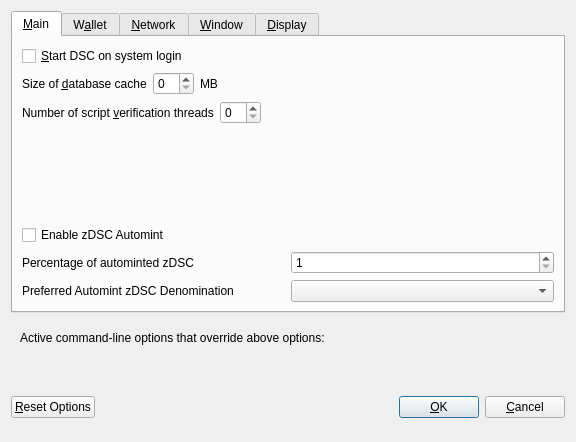
<?xml version="1.0" encoding="UTF-8"?>
<ui version="4.0">
 <class>OptionsDialog</class>
 <widget class="QDialog" name="OptionsDialog">
  <property name="geometry">
   <rect>
    <x>0</x>
    <y>0</y>
    <width>576</width>
    <height>442</height>
   </rect>
  </property>
  <property name="windowTitle">
   <string>Options</string>
  </property>
  <property name="modal">
   <bool>true</bool>
  </property>
  <layout class="QVBoxLayout" name="verticalLayout">
   <item>
    <widget class="QTabWidget" name="tabWidget">
     <property name="currentIndex">
      <number>0</number>
     </property>
     <widget class="QWidget" name="tabMain">
      <attribute name="title">
       <string>&amp;Main</string>
      </attribute>
      <layout class="QVBoxLayout" name="verticalLayout_Main">
       <item>
        <widget class="QCheckBox" name="bitcoinAtStartup">
         <property name="toolTip">
          <string>Automatically start DSC after logging in to the system.</string>
         </property>
         <property name="text">
          <string>&amp;Start DSC on system login</string>
         </property>
        </widget>
       </item>
       <item>
        <layout class="QHBoxLayout" name="horizontalLayout_2_Main">
         <item>
          <widget class="QLabel" name="databaseCacheLabel">
           <property name="text">
            <string>Size of &amp;database cache</string>
           </property>
           <property name="textFormat">
            <enum>Qt::PlainText</enum>
           </property>
           <property name="buddy">
            <cstring>databaseCache</cstring>
           </property>
          </widget>
         </item>
         <item>
          <widget class="QSpinBox" name="databaseCache"/>
         </item>
         <item>
          <widget class="QLabel" name="databaseCacheUnitLabel">
           <property name="text">
            <string>MB</string>
           </property>
           <property name="textFormat">
            <enum>Qt::PlainText</enum>
           </property>
          </widget>
         </item>
         <item>
          <spacer name="horizontalSpacer_2_Main">
           <property name="orientation">
            <enum>Qt::Horizontal</enum>
           </property>
           <property name="sizeHint" stdset="0">
            <size>
             <width>40</width>
             <height>20</height>
            </size>
           </property>
          </spacer>
         </item>
        </layout>
       </item>
       <item>
        <layout class="QHBoxLayout" name="horizontalLayout_3_Main">
         <item>
          <widget class="QLabel" name="threadsScriptVerifLabel">
           <property name="text">
            <string>Number of script &amp;verification threads</string>
           </property>
           <property name="textFormat">
            <enum>Qt::PlainText</enum>
           </property>
           <property name="buddy">
            <cstring>threadsScriptVerif</cstring>
           </property>
          </widget>
         </item>
         <item>
          <widget class="QSpinBox" name="threadsScriptVerif">
           <property name="toolTip">
            <string>(0 = auto, &lt;0 = leave that many cores free)</string>
           </property>
          </widget>
         </item>
         <item>
          <spacer name="horizontalSpacer_3_Main">
           <property name="orientation">
            <enum>Qt::Horizontal</enum>
           </property>
           <property name="sizeHint" stdset="0">
            <size>
             <width>40</width>
             <height>20</height>
            </size>
           </property>
          </spacer>
         </item>
        </layout>
       </item>
       <item>
        <spacer name="verticalSpacer_2">
         <property name="orientation">
          <enum>Qt::Vertical</enum>
         </property>
         <property name="sizeHint" stdset="0">
          <size>
           <width>20</width>
           <height>40</height>
          </size>
         </property>
        </spacer>
       </item>
       <item>
        <widget class="QCheckBox" name="checkBoxZeromintEnable">
         <property name="toolTip">
          <string>Enable automatic minting of DSC units to zDSC</string>
         </property>
         <property name="layoutDirection">
          <enum>Qt::LeftToRight</enum>
         </property>
         <property name="text">
          <string>Enable zDSC Automint</string>
         </property>
        </widget>
       </item>
       <item>
        <layout class="QHBoxLayout" name="horizontalLayout_3">
         <item>
          <widget class="QLabel" name="percentage_label">
           <property name="toolTip">
            <string>Percentage of incoming DSC which get automatically converted to zDSC via Zerocoin Protocol (min: 10%)</string>
           </property>
           <property name="text">
            <string>Percentage of autominted zDSC</string>
           </property>
          </widget>
         </item>
         <item>
          <widget class="QSpinBox" name="zeromintPercentage">
           <property name="minimum">
            <number>1</number>
           </property>
           <property name="maximum">
            <number>100</number>
           </property>
          </widget>
         </item>
        </layout>
       </item>
       <item>
        <layout class="QHBoxLayout" name="horizontalLayout" stretch="0,0">
         <property name="sizeConstraint">
          <enum>QLayout::SetFixedSize</enum>
         </property>
         <item>
          <widget class="QLabel" name="labelPreferredDenom">
           <property name="maximumSize">
            <size>
             <width>16777215</width>
             <height>16777215</height>
            </size>
           </property>
           <property name="toolTip">
            <string>Wait with automatic conversion to Zerocoin until enough DSC for this denomination is available</string>
           </property>
           <property name="text">
            <string>Preferred Automint zDSC Denomination</string>
           </property>
          </widget>
         </item>
         <item>
          <widget class="QComboBox" name="preferredDenom">
           <property name="maximumSize">
            <size>
             <width>16777215</width>
             <height>27</height>
            </size>
           </property>
           <property name="toolTip">
            <string>Wait with automatic conversion to Zerocoin until enough DSC for this denomination is available</string>
           </property>
           <property name="maxVisibleItems">
            <number>9</number>
           </property>
           <property name="maxCount">
            <number>9</number>
           </property>
          </widget>
         </item>
        </layout>
       </item>
      </layout>
     </widget>
     <widget class="QWidget" name="tabWallet">
      <attribute name="title">
       <string>W&amp;allet</string>
      </attribute>
      <layout class="QVBoxLayout" name="verticalLayout_Wallet">
       <item>
        <layout class="QHBoxLayout" name="horizontalLayout_2_Wallet">
         <item>
          <widget class="QLabel" name="labelStakeSplitThresholdText">
           <property name="text">
            <string>Stake split threshold:</string>
           </property>
          </widget>
         </item>
         <item>
          <widget class="QSpinBox" name="spinBoxStakeSplitThreshold">
           <property name="minimum">
            <number>1</number>
           </property>
           <property name="maximum">
            <number>999999</number>
           </property>
          </widget>
         </item>
        </layout>
       </item>
       <item>
        <widget class="QGroupBox" name="groupBox">
         <property name="title">
          <string>Expert</string>
         </property>
         <layout class="QVBoxLayout" name="verticalLayout_2">
          <item>
           <widget class="QCheckBox" name="coinControlFeatures">
            <property name="toolTip">
             <string>Whether to show coin control features or not.</string>
            </property>
            <property name="text">
             <string>Enable coin &amp;control features</string>
            </property>
           </widget>
          </item>
          <item>
           <widget class="QCheckBox" name="showMasternodesTab">
            <property name="toolTip">
             <string>Show additional tab listing all your masternodes in first sub-tab&lt;br/&gt;and all masternodes on the network in second sub-tab.</string>
            </property>
            <property name="text">
             <string>Show Masternodes Tab</string>
            </property>
           </widget>
          </item>
          <item>
           <widget class="QCheckBox" name="spendZeroConfChange">
            <property name="toolTip">
             <string>If you disable the spending of unconfirmed change, the change from a transaction&lt;br/&gt;cannot be used until that transaction has at least one confirmation.&lt;br/&gt;This also affects how your balance is computed.</string>
            </property>
            <property name="text">
             <string>&amp;Spend unconfirmed change</string>
            </property>
           </widget>
          </item>
         </layout>
        </widget>
       </item>
       <item>
        <spacer name="verticalSpacer_Wallet">
         <property name="orientation">
          <enum>Qt::Vertical</enum>
         </property>
         <property name="sizeHint" stdset="0">
          <size>
           <width>20</width>
           <height>40</height>
          </size>
         </property>
        </spacer>
       </item>
      </layout>
     </widget>
     <widget class="QWidget" name="tabNetwork">
      <attribute name="title">
       <string>&amp;Network</string>
      </attribute>
      <layout class="QVBoxLayout" name="verticalLayout_Network">
       <item>
        <widget class="QCheckBox" name="mapPortUpnp">
         <property name="toolTip">
          <string>Automatically open the DSC client port on the router. This only works when your router supports UPnP and it is enabled.</string>
         </property>
         <property name="text">
          <string>Map port using &amp;UPnP</string>
         </property>
        </widget>
       </item>
       <item>
        <widget class="QCheckBox" name="allowIncoming">
         <property name="toolTip">
          <string>Accept connections from outside</string>
         </property>
         <property name="text">
          <string>Allow incoming connections</string>
         </property>
        </widget>
       </item>
       <item>
        <widget class="QCheckBox" name="connectSocks">
         <property name="toolTip">
          <string>Connect to the DSC network through a SOCKS5 proxy.</string>
         </property>
         <property name="text">
          <string>&amp;Connect through SOCKS5 proxy (default proxy):</string>
         </property>
        </widget>
       </item>
       <item>
        <layout class="QHBoxLayout" name="horizontalLayout_1_Network">
         <item>
          <widget class="QLabel" name="proxyIpLabel">
           <property name="text">
            <string>Proxy &amp;IP:</string>
           </property>
           <property name="textFormat">
            <enum>Qt::PlainText</enum>
           </property>
           <property name="buddy">
            <cstring>proxyIp</cstring>
           </property>
          </widget>
         </item>
         <item>
          <widget class="QValidatedLineEdit" name="proxyIp">
           <property name="minimumSize">
            <size>
             <width>140</width>
             <height>0</height>
            </size>
           </property>
           <property name="maximumSize">
            <size>
             <width>140</width>
             <height>16777215</height>
            </size>
           </property>
           <property name="toolTip">
            <string>IP address of the proxy (e.g. IPv4: 127.0.0.1 / IPv6: ::1)</string>
           </property>
          </widget>
         </item>
         <item>
          <widget class="QLabel" name="proxyPortLabel">
           <property name="text">
            <string>&amp;Port:</string>
           </property>
           <property name="textFormat">
            <enum>Qt::PlainText</enum>
           </property>
           <property name="buddy">
            <cstring>proxyPort</cstring>
           </property>
          </widget>
         </item>
         <item>
          <widget class="QLineEdit" name="proxyPort">
           <property name="minimumSize">
            <size>
             <width>55</width>
             <height>0</height>
            </size>
           </property>
           <property name="maximumSize">
            <size>
             <width>55</width>
             <height>16777215</height>
            </size>
           </property>
           <property name="toolTip">
            <string>Port of the proxy (e.g. 9050)</string>
           </property>
          </widget>
         </item>
         <item>
          <spacer name="horizontalSpacer_1_Network">
           <property name="orientation">
            <enum>Qt::Horizontal</enum>
           </property>
           <property name="sizeHint" stdset="0">
            <size>
             <width>40</width>
             <height>20</height>
            </size>
           </property>
          </spacer>
         </item>
        </layout>
       </item>
       <item>
        <spacer name="verticalSpacer_Network">
         <property name="orientation">
          <enum>Qt::Vertical</enum>
         </property>
         <property name="sizeHint" stdset="0">
          <size>
           <width>20</width>
           <height>40</height>
          </size>
         </property>
        </spacer>
       </item>
      </layout>
     </widget>
     <widget class="QWidget" name="tabWindow">
      <attribute name="title">
       <string>&amp;Window</string>
      </attribute>
      <layout class="QVBoxLayout" name="verticalLayout_Window">
       <item>
        <widget class="QCheckBox" name="minimizeToTray">
         <property name="toolTip">
          <string>Show only a tray icon after minimizing the window.</string>
         </property>
         <property name="text">
          <string>&amp;Minimize to the tray instead of the taskbar</string>
         </property>
        </widget>
       </item>
       <item>
        <widget class="QCheckBox" name="minimizeOnClose">
         <property name="toolTip">
          <string>Minimize instead of exit the application when the window is closed. When this option is enabled, the application will be closed only after selecting Quit in the menu.</string>
         </property>
         <property name="text">
          <string>M&amp;inimize on close</string>
         </property>
        </widget>
       </item>
       <item>
        <spacer name="verticalSpacer_Window">
         <property name="orientation">
          <enum>Qt::Vertical</enum>
         </property>
         <property name="sizeHint" stdset="0">
          <size>
           <width>20</width>
           <height>40</height>
          </size>
         </property>
        </spacer>
       </item>
      </layout>
     </widget>
     <widget class="QWidget" name="tabDisplay">
      <attribute name="title">
       <string>&amp;Display</string>
      </attribute>
      <layout class="QVBoxLayout" name="verticalLayout_Display">
       <item>
        <layout class="QHBoxLayout" name="horizontalLayout_1_Display">
         <item>
          <widget class="QLabel" name="langLabel">
           <property name="text">
            <string>User Interface &amp;language:</string>
           </property>
           <property name="textFormat">
            <enum>Qt::PlainText</enum>
           </property>
           <property name="buddy">
            <cstring>lang</cstring>
           </property>
          </widget>
         </item>
         <item>
          <widget class="QValueComboBox" name="lang">
           <property name="toolTip">
            <string>The user interface language can be set here. This setting will take effect after restarting DSC.</string>
           </property>
          </widget>
         </item>
        </layout>
       </item>
       <item>
        <widget class="QLabel" name="label_3">
         <property name="toolTip">
          <string notr="true"/>
         </property>
         <property name="statusTip">
          <string notr="true"/>
         </property>
         <property name="whatsThis">
          <string notr="true"/>
         </property>
         <property name="accessibleName">
          <string notr="true"/>
         </property>
         <property name="text">
          <string>Language missing or translation incomplete? Help contributing translations here:
https://www.transifex.com/dsc-project/dsc-project-translations</string>
         </property>
         <property name="wordWrap">
          <bool>true</bool>
         </property>
         <property name="openExternalLinks">
          <bool>true</bool>
         </property>
         <property name="textInteractionFlags">
          <set>Qt::TextBrowserInteraction</set>
         </property>
        </widget>
       </item>
       <item>
        <layout class="QHBoxLayout" name="horizontalLayout_4_Display" stretch="0,0">
         <item>
          <widget class="QLabel" name="themeLabel">
           <property name="text">
            <string>User Interface Theme:</string>
           </property>
          </widget>
         </item>
         <item>
          <widget class="QValueComboBox" name="theme"/>
         </item>
        </layout>
       </item>
       <item>
        <widget class="Line" name="line">
         <property name="orientation">
          <enum>Qt::Horizontal</enum>
         </property>
        </widget>
       </item>
       <item>
        <layout class="QHBoxLayout" name="horizontalLayout_2_Display">
         <item>
          <widget class="QLabel" name="unitLabel">
           <property name="text">
            <string>&amp;Unit to show amounts in:</string>
           </property>
           <property name="textFormat">
            <enum>Qt::PlainText</enum>
           </property>
           <property name="buddy">
            <cstring>unit</cstring>
           </property>
          </widget>
         </item>
         <item>
          <widget class="QValueComboBox" name="unit">
           <property name="toolTip">
            <string>Choose the default subdivision unit to show in the interface and when sending coins.</string>
           </property>
          </widget>
         </item>
        </layout>
       </item>
       <item>
        <layout class="QHBoxLayout" name="horizontalLayout_5_Display">
         <item>
          <widget class="QLabel" name="digitsLabel">
           <property name="text">
            <string>Decimal digits</string>
           </property>
          </widget>
         </item>
         <item>
          <widget class="QValueComboBox" name="digits"/>
         </item>
        </layout>
       </item>
       <item>
        <widget class="QCheckBox" name="checkBoxHideZeroBalances">
         <property name="toolTip">
          <string>Hide empty balances</string>
         </property>
         <property name="layoutDirection">
          <enum>Qt::LeftToRight</enum>
         </property>
         <property name="text">
          <string>Hide empty balances</string>
         </property>
        </widget>
       </item>
       <item>
        <layout class="QHBoxLayout" name="horizontalLayout_3_Display">
         <item>
          <widget class="QLabel" name="thirdPartyTxUrlsLabel">
           <property name="toolTip">
            <string>Third party URLs (e.g. a block explorer) that appear in the transactions tab as context menu items. %s in the URL is replaced by transaction hash. Multiple URLs are separated by vertical bar |.</string>
           </property>
           <property name="text">
            <string>Third party transaction URLs</string>
           </property>
           <property name="buddy">
            <cstring>thirdPartyTxUrls</cstring>
           </property>
          </widget>
         </item>
         <item>
          <widget class="QLineEdit" name="thirdPartyTxUrls">
           <property name="toolTip">
            <string>Third party URLs (e.g. a block explorer) that appear in the transactions tab as context menu items. %s in the URL is replaced by transaction hash. Multiple URLs are separated by vertical bar |.</string>
           </property>
          </widget>
         </item>
        </layout>
       </item>
       <item>
        <spacer name="verticalSpacer">
         <property name="orientation">
          <enum>Qt::Vertical</enum>
         </property>
         <property name="sizeHint" stdset="0">
          <size>
           <width>20</width>
           <height>40</height>
          </size>
         </property>
        </spacer>
       </item>
      </layout>
     </widget>
    </widget>
   </item>
   <item>
    <widget class="QFrame" name="frame">
     <layout class="QVBoxLayout" name="verticalLayout_Bottom">
      <item>
       <layout class="QHBoxLayout" name="horizontalLayout_Bottom">
        <item>
         <widget class="QLabel" name="overriddenByCommandLineInfoLabel">
          <property name="text">
           <string>Active command-line options that override above options:</string>
          </property>
          <property name="textFormat">
           <enum>Qt::PlainText</enum>
          </property>
         </widget>
        </item>
        <item>
         <spacer name="horizontalSpacer_Bottom">
          <property name="orientation">
           <enum>Qt::Horizontal</enum>
          </property>
          <property name="sizeHint" stdset="0">
           <size>
            <width>40</width>
            <height>20</height>
           </size>
          </property>
         </spacer>
        </item>
       </layout>
      </item>
      <item>
       <widget class="QLabel" name="overriddenByCommandLineLabel">
        <property name="text">
         <string/>
        </property>
        <property name="textFormat">
         <enum>Qt::PlainText</enum>
        </property>
        <property name="wordWrap">
         <bool>true</bool>
        </property>
       </widget>
      </item>
     </layout>
    </widget>
   </item>
   <item>
    <layout class="QHBoxLayout" name="horizontalLayout_Buttons">
     <item>
      <widget class="QPushButton" name="resetButton">
       <property name="toolTip">
        <string>Reset all client options to default.</string>
       </property>
       <property name="text">
        <string>&amp;Reset Options</string>
       </property>
       <property name="autoDefault">
        <bool>false</bool>
       </property>
      </widget>
     </item>
     <item>
      <spacer name="horizontalSpacer_1">
       <property name="orientation">
        <enum>Qt::Horizontal</enum>
       </property>
       <property name="sizeHint" stdset="0">
        <size>
         <width>40</width>
         <height>48</height>
        </size>
       </property>
      </spacer>
     </item>
     <item>
      <widget class="QLabel" name="statusLabel">
       <property name="minimumSize">
        <size>
         <width>200</width>
         <height>0</height>
        </size>
       </property>
       <property name="font">
        <font>
         <weight>75</weight>
         <bold>true</bold>
        </font>
       </property>
       <property name="text">
        <string/>
       </property>
       <property name="textFormat">
        <enum>Qt::PlainText</enum>
       </property>
       <property name="wordWrap">
        <bool>true</bool>
       </property>
      </widget>
     </item>
     <item>
      <spacer name="horizontalSpacer_2">
       <property name="orientation">
        <enum>Qt::Horizontal</enum>
       </property>
       <property name="sizeHint" stdset="0">
        <size>
         <width>40</width>
         <height>48</height>
        </size>
       </property>
      </spacer>
     </item>
     <item>
      <widget class="QPushButton" name="okButton">
       <property name="text">
        <string>&amp;OK</string>
       </property>
       <property name="autoDefault">
        <bool>false</bool>
       </property>
       <property name="default">
        <bool>true</bool>
       </property>
      </widget>
     </item>
     <item>
      <widget class="QPushButton" name="cancelButton">
       <property name="text">
        <string>&amp;Cancel</string>
       </property>
       <property name="autoDefault">
        <bool>false</bool>
       </property>
      </widget>
     </item>
    </layout>
   </item>
  </layout>
 </widget>
 <customwidgets>
  <customwidget>
   <class>QValidatedLineEdit</class>
   <extends>QLineEdit</extends>
   <header>qvalidatedlineedit.h</header>
  </customwidget>
  <customwidget>
   <class>QValueComboBox</class>
   <extends>QComboBox</extends>
   <header>qvaluecombobox.h</header>
  </customwidget>
 </customwidgets>
 <resources/>
 <connections/>
</ui>
